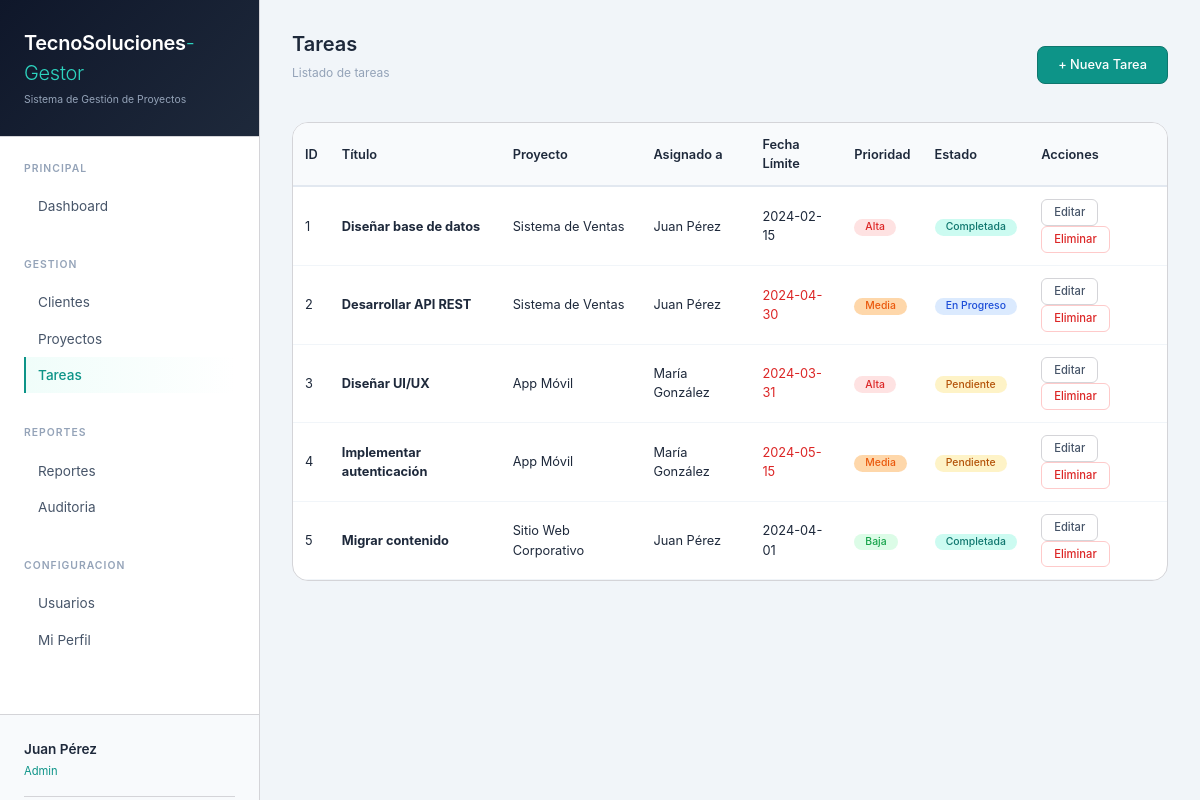
Page /public/index.php?action=tareas (signed in) on the committed database.
### tables this page shows
CREATE TABLE IF NOT EXISTS tareas (
    id INT AUTO_INCREMENT PRIMARY KEY,
    proyecto_id INT NOT NULL,
    titulo VARCHAR(200) NOT NULL,
    descripcion TEXT NULL,
    asignado_a INT NULL,
    fecha_limite DATE NULL,
    prioridad ENUM('baja', 'media', 'alta') DEFAULT 'media',
    estado ENUM('pendiente', 'en_progreso', 'completada') DEFAULT 'pendiente',
    created_at TIMESTAMP DEFAULT CURRENT_TIMESTAMP,
    FOREIGN KEY (proyecto_id) REFERENCES proyectos(id) ON DELETE CASCADE,
    FOREIGN KEY (asignado_a) REFERENCES usuarios(id) ON DELETE SET NULL,
    INDEX idx_proyecto (proyecto_id),
    INDEX idx_asignado (asignado_a),
    INDEX idx_estado (estado),
    INDEX idx_prioridad (prioridad)
);

CREATE TABLE IF NOT EXISTS proyectos (
    id INT AUTO_INCREMENT PRIMARY KEY,
    nombre VARCHAR(100) NOT NULL,
    descripcion TEXT NULL,
    cliente_id INT NOT NULL,
    fecha_inicio DATE NULL,
    fecha_fin DATE NULL,
    estado ENUM('pendiente', 'en_progreso', 'completado') DEFAULT 'pendiente',
    created_at TIMESTAMP DEFAULT CURRENT_TIMESTAMP,
    FOREIGN KEY (cliente_id) REFERENCES clientes(id) ON DELETE CASCADE,
    INDEX idx_cliente (cliente_id),
    INDEX idx_estado (estado)
);

CREATE TABLE IF NOT EXISTS usuarios (
    id INT AUTO_INCREMENT PRIMARY KEY,
    nombre VARCHAR(100) NOT NULL,
    email VARCHAR(100) UNIQUE NOT NULL,
    password VARCHAR(255) NOT NULL,
    telefono VARCHAR(20) NULL,
    rol ENUM('usuario', 'admin', 'super_admin') DEFAULT 'usuario',
    reset_token VARCHAR(255) NULL,
    token_expira DATETIME NULL,
    ultimo_acceso DATETIME NULL,
    created_at TIMESTAMP DEFAULT CURRENT_TIMESTAMP,
    INDEX idx_email (email)
);

### controllers/TareaController.php (called while the page is built, shortened)
<?php
class TareaController {
    private $conn;
    public function __construct($db) {
        $this->conn = $db;
    }
    public function listar() {
        $tareaModel = new Tarea($this->conn);
        $tareas = $tareaModel->listar();
        include_once __DIR__ . '/../views/tareas/listar.php';
    }
}
?>

### models/Tarea.php (called while the page is built, shortened)
<?php
class Tarea {
    private $conn;
    private $table = 'tareas';
    public function __construct($db) {
        $this->conn = $db;
    }
    public function listar($proyecto_id = null) {
        $sql = "SELECT t.*, p.nombre as proyecto_nombre, u.nombre as asignado_nombre FROM " . $this->table . " t LEFT JOIN proyectos p ON t.proyecto_id = p.id LEFT JOIN usuarios u ON t.asignado_a = u.id";
        if ($proyecto_id) {
            $sql .= " WHERE t.proyecto_id = :proyecto_id";
            $stmt = $this->conn->prepare($sql);
            $stmt->bindParam(':proyecto_id', $proyecto_id);
        } else {
            $stmt = $this->conn->prepare($sql);
        }
        $stmt->execute();
        return $stmt->fetchAll();
    }
}
?>

### views/tareas/listar.php (the view, shortened to what this page needs)
<?php
$tareas = $tareas ?? [];
include_once __DIR__ . '/../layouts/header.php';
?>
<div class="flex-between mb-4">
    <div>
        <h2 style="font-size: 1.25rem; font-weight: 600;">Tareas</h2>
        <p style="font-size: 0.75rem; color: #94a3b8; margin-top: 0.25rem;">Listado de tareas</p>
    </div>
    <a href="index.php?action=tareas&sub=agregar" class="btn btn-primary">+ Nueva Tarea</a>
</div>
<div class="table-responsive">
    <table style="width: 100%; border-collapse: collapse;">
        <thead>
            <tr>
                <th style="text-align: left; padding: 12px; background: #f8fafc; border-bottom: 2px solid #e2e8f0;">ID</th>
                <th style="text-align: left; padding: 12px; background: #f8fafc; border-bottom: 2px solid #e2e8f0;">Título</th>
                <th style="text-align: left; padding: 12px; background: #f8fafc; border-bottom: 2px solid #e2e8f0;">Proyecto</th>
                <th style="text-align: left; padding: 12px; background: #f8fafc; border-bottom: 2px solid #e2e8f0;">Asignado a</th>
                <th style="text-align: left; padding: 12px; background: #f8fafc; border-bottom: 2px solid #e2e8f0;">Fecha Límite</th>
                <th style="text-align: left; padding: 12px; background: #f8fafc; border-bottom: 2px solid #e2e8f0;">Prioridad</th>
                <th style="text-align: left; padding: 12px; background: #f8fafc; border-bottom: 2px solid #e2e8f0;">Estado</th>
                <th style="text-align: left; padding: 12px; background: #f8fafc; border-bottom: 2px solid #e2e8f0;">Acciones</th>
            </tr>
        </thead>
        <tbody>
            <?php if (!empty($tareas)): ?>
                <?php foreach ($tareas as $t): ?>
                <tr>
                    <td style="padding: 12px; border-bottom: 1px solid #f1f5f9;"><?php echo $t['id']; ?></td>
                    <td style="padding: 12px; border-bottom: 1px solid #f1f5f9;"><strong><?php echo htmlspecialchars($t['titulo']); ?></strong></td>
                    <td style="padding: 12px; border-bottom: 1px solid #f1f5f9;"><?php echo htmlspecialchars($t['proyecto_nombre'] ?? '-'); ?></td>
                    <td style="padding: 12px; border-bottom: 1px solid #f1f5f9;"><?php echo htmlspecialchars($t['asignado_nombre'] ?? 'No asignado'); ?></td>
                    <td style="padding: 12px; border-bottom: 1px solid #f1f5f9;">
                        <?php
                        if (!empty($t['fecha_limite']) && $t['fecha_limite'] < date('Y-m-d') && $t['estado'] != 'completada') {
                            echo '<span style="color: #dc2626;">' . $t['fecha_limite'] . '</span>';
                        } else {
                            echo $t['fecha_limite'] ?? '-';
                        }
                        ?>
                    </td>
                    <td style="padding: 12px; border-bottom: 1px solid #f1f5f9;">
                        <?php
                        $prioridadClass = '';
                        $prioridadTexto = '';
                        switch($t['prioridad']) {
                            case 'alta':
                                $prioridadClass = 'badge-alta';
                                $prioridadTexto = 'Alta';
                                break;
                            case 'media':
                                $prioridadClass = 'badge-media';
                                $prioridadTexto = 'Media';
                                break;
                            default:
                                $prioridadClass = 'badge-baja';
                                $prioridadTexto = 'Baja';
                        }
                        ?>
                        <span class="badge <?php echo $prioridadClass; ?>"><?php echo $prioridadTexto; ?></span>
                    </td>
                    <td style="padding: 12px; border-bottom: 1px solid #f1f5f9;">
                        <?php
                        $estadoClass = '';
                        $estadoTexto = '';
                        switch($t['estado']) {
                            case 'pendiente':
                                $estadoClass = 'badge-pendiente';
                                $estadoTexto = 'Pendiente';
                                break;
                            case 'en_progreso':
                                $estadoClass = 'badge-progreso';
                                $estadoTexto = 'En Progreso';
                                break;
                            default:
                                $estadoClass = 'badge-completado';
                                $estadoTexto = 'Completada';
                        }
                        ?>
                        <span class="badge <?php echo $estadoClass; ?>"><?php echo $estadoTexto; ?></span>
                    </td>
                    <td style="padding: 12px; border-bottom: 1px solid #f1f5f9;">
                        <a href="index.php?action=tareas&sub=editar&id=<?php echo $t['id']; ?>" class="btn btn-outline btn-sm">Editar</a>
                        <a href="index.php?action=tareas&sub=eliminar&id=<?php echo $t['id']; ?>" class="btn btn-danger btn-sm" onclick="return confirm('Eliminar esta tarea?')">Eliminar</a>
                    </td>
                </tr>
                <?php endforeach; ?>
            <?php else: ?>
                <tr>
                    <td colspan="8" style="padding: 32px; text-align: center; color: #94a3b8;">No hay tareas registradas</td>
                </tr>
            <?php endif; ?>
        </tbody>
    </table>
</div>
<?php include_once __DIR__ . '/../layouts/footer.php'; ?>

### views/layouts/header.php (style rules this page uses)
* { margin: 0; padding: 0; box-sizing: border-box; }
body { font-family: 'Inter', -apple-system, BlinkMacSystemFont, 'Segoe UI', Roboto, sans-serif; background: #f1f5f9; color: #1e293b; line-height: 1.5; }
.btn { padding: 0.5rem 1.25rem; font-size: 0.8rem; font-family: inherit; border-radius: 8px; cursor: pointer; transition: all 0.2s; text-decoration: none; display: inline-block; font-weight: 500; border: 1px solid; }
.btn-primary { background: #0d9488; color: white; border-color: #0f766e; }
.btn-outline { background: transparent; border: 1px solid #d4d4d8; color: #475569; }
.btn-sm { padding: 0.25rem 0.75rem; font-size: 0.7rem; border-radius: 6px; }
.btn-danger { background: transparent; border: 1px solid #fecaca; color: #dc2626; }
.table-responsive { overflow-x: auto; border: 1px solid #d4d4d8; border-radius: 16px; background: white; }
table { width: 100%; border-collapse: collapse; font-size: 0.8rem; }
th { text-align: left; padding: 0.875rem; background: #fafafa; font-weight: 600; color: #1e293b; border-bottom: 1px solid #e4e4e7; }
td { padding: 0.875rem; border-bottom: 1px solid #f1f5f9; }
tr:last-child td { border-bottom: none; }
.badge { display: inline-block; padding: 0.2rem 0.7rem; font-size: 0.65rem; border-radius: 20px; font-weight: 500; }
.badge-pendiente { background: #fef3c7; color: #b45309; }
.badge-progreso { background: #dbeafe; color: #1d4ed8; }
.badge-completado { background: #ccfbf1; color: #0f766e; }
.badge-alta { background: #fee2e2; color: #dc2626; }
.badge-media { background: #fed7aa; color: #ea580c; }
.badge-baja { background: #dcfce7; color: #16a34a; }
.flex-between { display: flex; justify-content: space-between; align-items: center; }
.mb-4 { margin-bottom: 1.5rem; }

### rows in the picture
tareas: id "1", titulo "Diseñar base de datos", proyecto.nombre "Sistema de Ventas", asignado_a.nombre "Juan Pérez", fecha_limite "2024-02-15", prioridad "Alta", estado "Completada"
tareas: id "2", titulo "Desarrollar API REST", proyecto.nombre "Sistema de Ventas", asignado_a.nombre "Juan Pérez", fecha_limite "2024-04-30", prioridad "Media", estado "En Progreso"
tareas: id "3", titulo "Diseñar UI/UX", proyecto.nombre "App Móvil", asignado_a.nombre "María González", fecha_limite "2024-03-31", prioridad "Alta", estado "Pendiente"
tareas: id "4", titulo "Implementar autenticación", proyecto.nombre "App Móvil", asignado_a.nombre "María González", fecha_limite "2024-05-15", prioridad "Media", estado "Pendiente"
tareas: id "5", titulo "Migrar contenido", proyecto.nombre "Sitio Web Corporativo", asignado_a.nombre "Juan Pérez", fecha_limite "2024-04-01", prioridad "Baja", estado "Completada"

### other values in the picture
$_SESSION['user_nombre'] "Juan Pérez"
$_SESSION['user_rol'] "Admin"
